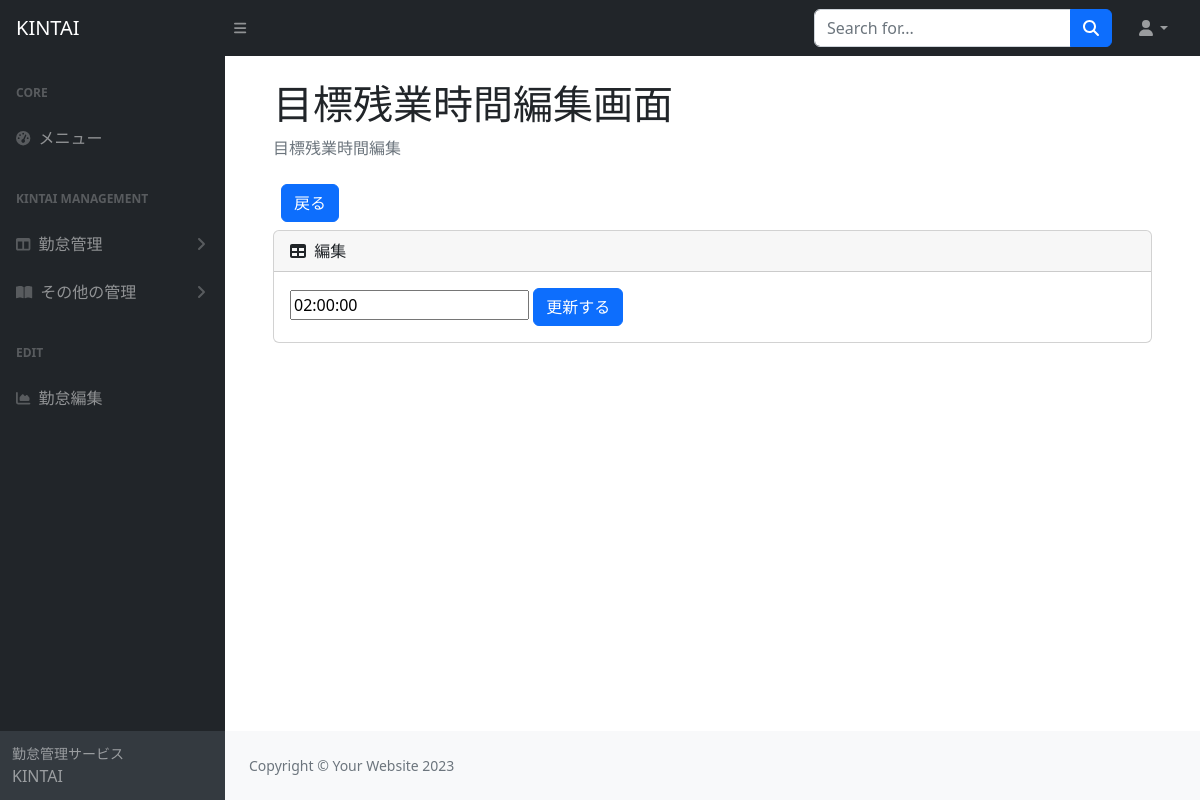
The page /kintai/updateovertimetarget/1 on the database as committed earlier.
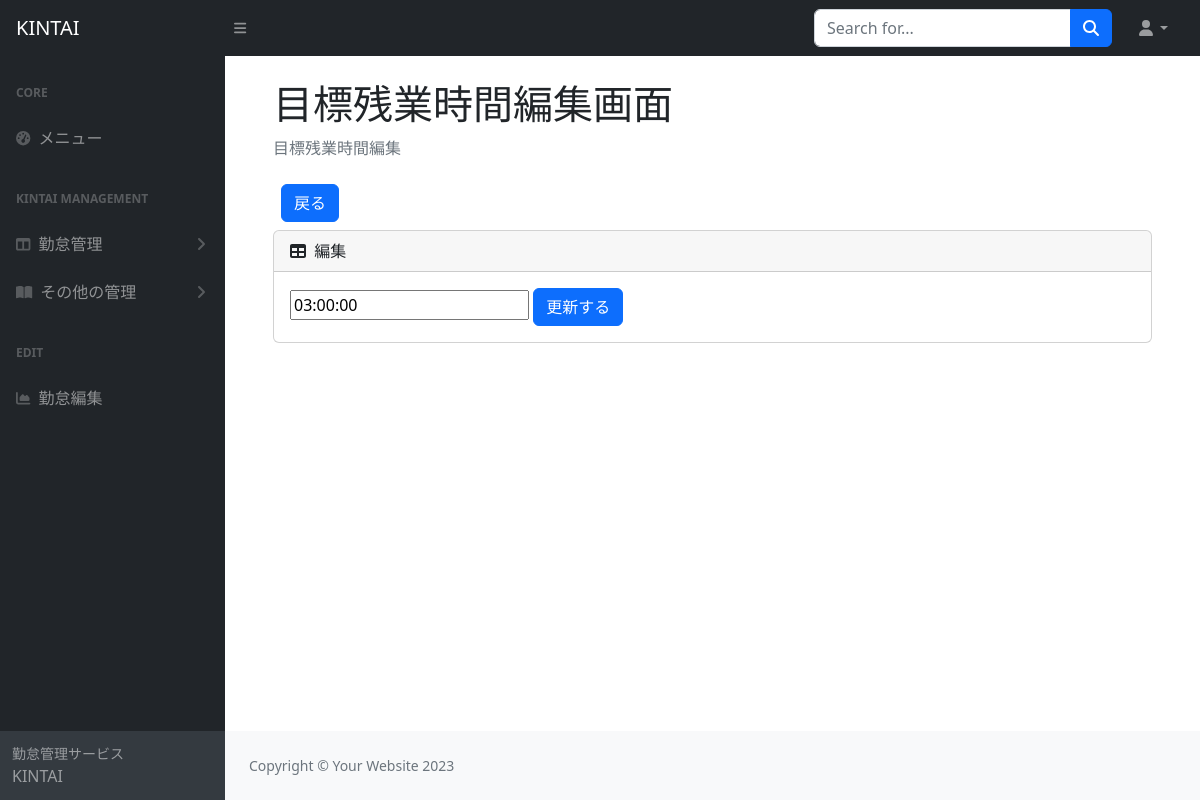
The same page on the database as committed later.
### kintai/models.py (models this page shows)
class Overtimetarget(models.Model):
  name = models.TimeField(
   verbose_name='目標残業時間',
   default = '0:00:00',
  )

### kintai/views.py (the view)
# urls.py: path('kintai/updateovertimetarget/<int:pk>', OvertimetargetUpdate.as_view(), name='updateovertimetarget'),
class OvertimetargetUpdate(UpdateView):
  template_name = 'kintaiapp/updateovertimetarget.html'
  model = Overtimetarget
  fields = '__all__'
  success_url = reverse_lazy('overtimetarget')
  def get_context_data(self, **kwargs):
    context = super().get_context_data(**kwargs)
    context['object_list'] = Overtimetarget.objects.all()
    return context

### kintai/templates/kintaiapp/updateovertimetarget.html
{% extends 'base.html' %}
{% block content %}
<main>
  <div class="container-fluid px-4">
    <h1 class="mt-4">目標残業時間編集画面</h1>
    <ol class="breadcrumb mb-4">
      <li class="breadcrumb-item active">目標残業時間編集</li>
    </ol>
    <div class="m-2">
      <a href="{% url 'overtimetarget' %}" class="btn btn-primary" tabindex="-1" role="button" aria-disabled="true">戻る</a>
    </div>
    <div class="card mb-4">
      <div class="card-header">
        <i class="fas fa-table me-1"></i>
        編集
      </div>
      <div class="card-body">
        <form action="" method="POST">{% csrf_token %}
          {{ form.name }}
        <input class="btn btn-primary" type="submit" value="更新する">
        </form>
      </div>
    </div>
  </div>
</main>
{% endblock %}

Rows that differ between the two databases and show on the page:
changed Overtimetarget: name "02:00:00" → "03:00:00"
